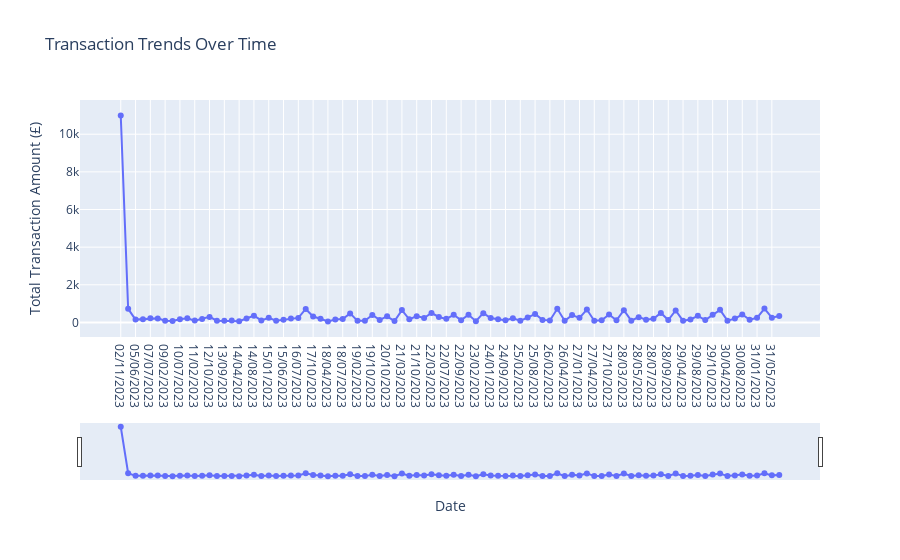

The notebook cell this image was saved under:
### Code cell
df_time_series = df.groupby('date')['Amount_GBP'].sum().reset_index()

fig = px.line(df_time_series, x='date', y='Amount_GBP', title="Transaction Trends Over Time",
              labels={'Amount_GBP': 'Total Transaction Amount (£)', 'date': 'Date'},
              markers=True)

fig.update_xaxes(title_text="Date", rangeslider_visible=True)
fig.update_yaxes(title_text="Total Transaction Amount (£)")
fig.show()

### Figure 1 — Plotly figure (JSON) as saved in the notebook; plotly's stock layout.template omitted (floating-point values rounded to 4 significant figures)
{"data": [{"hovertemplate": "Date=%{x}<br>Total Transaction Amount (£)=%{y}<extra></extra>", "legendgroup": "", "line": {"color": "#636efa", "dash": "solid"}, "marker": {"symbol": "circle"}, "mode": "lines+markers", "name": "", "orientation": "v", "showlegend": false, "type": "scatter", "x": ["02/11/2023", "05/03/2023", "05/06/2023", "07/06/2023", "07/07/2023", "09/01/2023", "09/02/2023", "10/04/2023", "10/07/2023", "11/01/2023", "11/02/2023", "12/01/2023", "12/10/2023", "13/04/2023", "13/09/2023", "14/02/2023", "14/04/2023", "14/07/2023", "14/08/2023", "14/09/2023", "15/01/2023", "15/02/2023", "15/06/2023", "15/07/2023", "16/07/2023", "17/03/2023", "17/10/2023", "18/01/2023", "18/04/2023", "18/06/2023", "18/07/2023", "18/08/2023", "19/02/2023", "19/09/2023", "19/10/2023", "20/06/2023", "20/10/2023", "21/02/2023", "21/03/2023", "21/06/2023", "21/10/2023", "22/01/2023", "22/03/2023", "22/05/2023", "22/07/2023", "22/08/2023", "22/09/2023", "22/10/2023", "23/02/2023", "23/08/2023", "24/01/2023", "24/06/2023", "24/09/2023", "25/01/2023", "25/02/2023", "25/07/2023", "25/08/2023", "25/09/2023", "26/02/2023", "26/03/2023", "26/04/2023", "26/08/2023", "27/01/2023", "27/03/2023", "27/04/2023", "27/09/2023", "27/10/2023", "28/02/2023", "28/03/2023", "28/04/2023", "28/05/2023", "28/06/2023", "28/07/2023", "28/08/2023", "28/09/2023", "29/03/2023", "29/04/2023", "29/06/2023", "29/08/2023", "29/09/2023", "29/10/2023", "30/03/2023", "30/04/2023", "30/07/2023", "30/08/2023", "30/09/2023", "31/01/2023", "31/03/2023", "31/05/2023", "31/10/2023"], "xaxis": "x", "y": [10990.0, 725.3, 150.4, 175.4, 220.2, 215.9, 95.1, 75.89, 170.6, 225.8, 98.34, 185.2, 295.6, 95.89, 95.5, 105.9, 65.8, 210.6, 360.2, 105.8, 245.7, 88.2, 145.3, 211.0, 240.3, 715.5, 315.8, 198.8, 55.7, 155.2, 181.0, 480.4, 85.3, 85.3, 395.6, 135.8, 325.7, 75.22, 655.8, 165.4, 335.4, 235.4, 500.2, 290.1, 190.8, 405.8, 120.3, 405.9, 65.5, 495.2, 235.9, 165.3, 115.8, 220.5, 95.85, 260.2, 450.8, 135.8, 105.2, 725.9, 85.95, 390.9, 245.1, 685.9, 85.95, 115.4, 425.1, 115.5, 650.0, 95.85, 280.4, 145.2, 195.6, 505.3, 125.4, 640.3, 85.75, 155.9, 350.8, 125.9, 415.3, 670.2, 95.25, 205.1, 420.5, 145.2, 245.8, 736.0, 250.6, 345.7], "yaxis": "y"}], "layout": {"legend": {"tracegroupgap": 0}, "title": {"text": "Transaction Trends Over Time"}, "xaxis": {"anchor": "y", "domain": [0, 1], "rangeslider": {"visible": true}, "title": {"text": "Date"}}, "yaxis": {"anchor": "x", "domain": [0, 1], "title": {"text": "Total Transaction Amount (£)"}}}}
